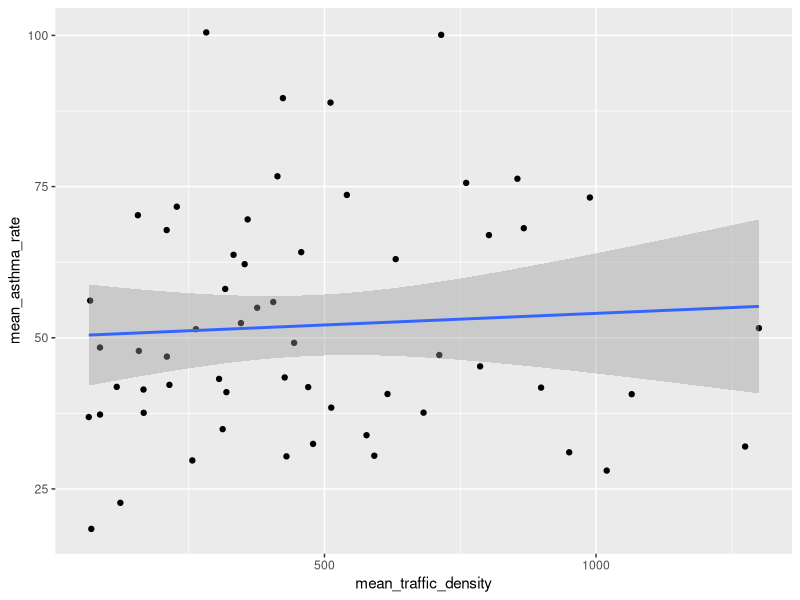
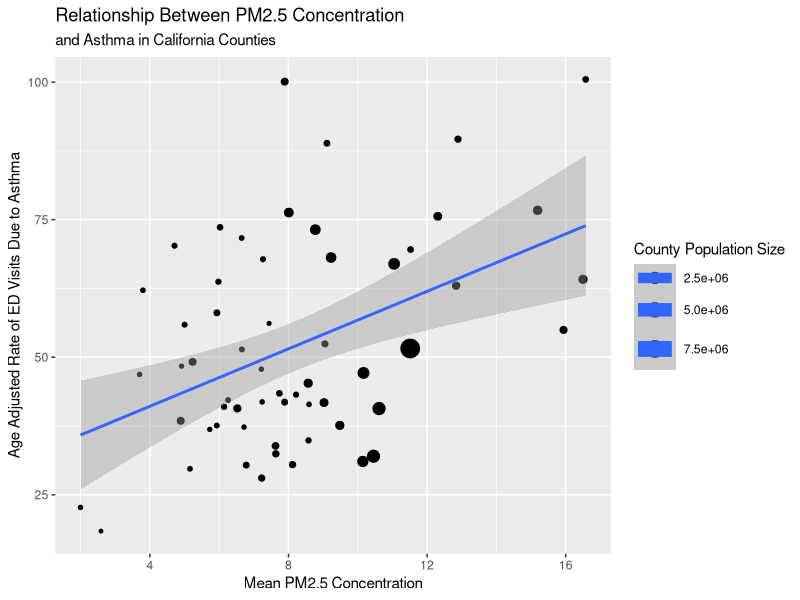

R code for these plots, in order:
## ---- chunk 1
knitr::opts_chunk$set(
  echo = FALSE, message = FALSE, error = FALSE, working = FALSE)
## ---- chunk 2
# If you add any additional packages here, make sure they are
# also listed in the DESCRIPTION file
library("dplyr")
library("tidyr")
library("ggplot2")
library("readr")
## ---- chunk 3
#https://data.chhs.ca.gov
asthma_ed_data <- read_csv(
  "data/raw_data/asthma-emergency-department-visit-rates-by-county.csv")
#https://data.ca.gov/dataset/calenviroscreen-3-0-results
enviroscreen_data <- read_csv(
  "data/raw_data/calenviroscreen-3.0-results-june-2018-update.csv")
## ---- chunk 4
#Look at relationship between asthma rates and traffic density
enviroscreen_data%>%
  group_by(`California County`) %>%
  summarize(mean_traffic_density = mean(Traffic, na.rm = TRUE),
            mean_asthma_rate = mean(Asthma, na.rm = TRUE) )%>%
  ggplot(aes(x = mean_traffic_density, 
             y = mean_asthma_rate)) +
  geom_point() +
  geom_smooth(method = lm)
## ---- chunk 5
#goal is to compare asthma related emergency department visits to mean PM
#2.5 concentration
#Im making a plot to compare the two, using enviroscreed data from 2012-2014
enviroscreen_data %>%
  group_by(`California County`) %>%
  summarize(sum_pop = sum(`Total Population`),
            mean_pm25 = mean(PM2.5, na.rm = TRUE),
            mean_asthma = mean(Asthma, na.rm = TRUE)) %>%
  ggplot(aes(x = mean_pm25, 
             y = mean_asthma, 
             size = sum_pop))+
  geom_point()+
  ggtitle("Relationship Between PM2.5 Concentration", 
          "and Asthma in California Counties")+
  labs(x = "Mean PM2.5 Concentration",
       y = "Age Adjusted Rate of ED Visits Due to Asthma")+
  geom_smooth(method = lm) +
  scale_size_continuous(name = "County Population Size")

  
## ---- chunk 6
#im going to see if there is a significant relationship between PM2.5 
#concentration and rate of asthma related ED visits

summarized_county_data <- enviroscreen_data %>%
  group_by(`California County`) %>%
  summarize(sum_pop = sum(`Total Population`),
            mean_pm25 = mean(PM2.5, na.rm = TRUE),
            mean_asthma = mean(Asthma, na.rm = TRUE))

summary(lm(mean_asthma ~ mean_pm25, data = summarized_county_data)) %>%
  broom::tidy() %>%
  knitr::kable(digits = 3)
        
